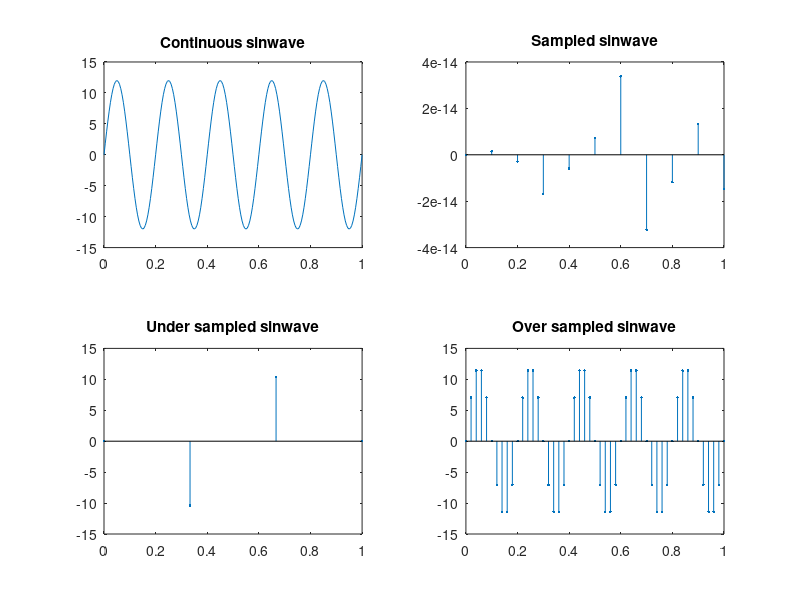

The MATLAB source for this figure:
clc
clear all
close all

%Sinwave
f = 5;
a = 12;
t = 0:0.005:1;
analogSin = a*sin(2*pi*f*t);
subplot(2, 2, 1);
plot(t, analogSin);
title('Continuous sinwave');

#Sampled sin wave with fs = 2*f
fs = f*2;
ts = 0:1/fs:1;
sampledSin = a*sin(2*pi*f*ts);
subplot(2, 2, 2);
grid on;
stem(ts, sampledSin, '.');
hold on;
title('Sampled sinwave');

#Under sampled sin wave with fs < 2*f
fs = 3;
ts = 0:1/fs:1;
underSampled = a*sin(2*pi*f*ts);
subplot(2, 2, 3);
stem(ts, underSampled, '.');
title('Under sampled sinwave');

#Over sampled sin wave with fs > 2*f
fs = f*10;
ts = 0:1/fs:1;
overSampled = a*sin(2*pi*f*ts);
subplot(2, 2, 4);
stem(ts, overSampled, '.');
title('Over sampled sinwave');


